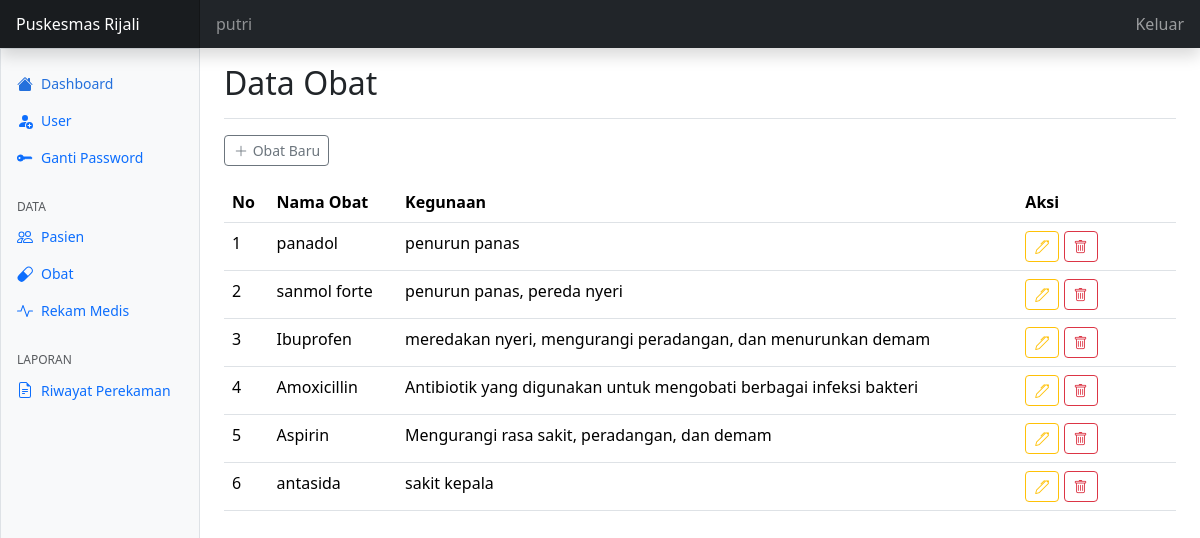
The page /obat/index.php (signed in) on the database its author committed.
### tables this page shows
CREATE TABLE `tbl_obat` (
  `id` int(11) NOT NULL,
  `nama` varchar(100) NOT NULL,
  `kegunaan` varchar(255) NOT NULL
);

### config.php (called while the page is built, shortened)
<?php
$main_url = "http://localhost/rekamedis/";

### obat/index.php (the view, shortened to what this page needs)
<?php
require "../config.php";
require "../template/header.php";
require "../template/navbar.php";
require "../template/sidebar.php";
?>
<main class="col-md-9 ms-sm-auto col-lg-10 px-md-4 min-vh-100">
  <div class="d-flex justify-content-between flex-wrap flex-md-nowrap align-items-center pt-3 pb-2 mb-3 border-bottom">
    <h1 class="h2">Data Obat</h1>
  </div>
  <a href="<?= $main_url ?>obat/tambah-obat.php" class="btn btn-outline-secondary btn-sm mb-3" title="Tambah Obat Baru"><i class="bi bi-plus-lg align-top"></i> Obat Baru</a>
  <table class="table table-responsive table-hover" id="myTable">
    <thead>
      <tr>
        <th>No</th>
        <th>Nama Obat</th>
        <th>Kegunaan</th>
        <th>Aksi</th>
      </tr>
    </thead>
    <tbody>
      <?php
      $no = 1;
      $queryObat = mysqli_query($koneksi, "SELECT * FROM tbl_obat");
        while ($obat = mysqli_fetch_assoc($queryObat)) { ?>
          <tr>
            <td><?= htmlspecialchars($no++); ?></td>
            <td><?= htmlspecialchars($obat['nama']); ?></td>
            <td><?= htmlspecialchars($obat['kegunaan']); ?></td>
            <td class= col-2>
              <a href="edit-obat.php?id=<?= htmlspecialchars($obat['id']); ?>" class="btn btn-sm btn-outline-warning" title="Edit Obat"><i class="bi bi-pen align-top"></i></a>
              <a href="proses-obat.php?id=<?= htmlspecialchars($obat['id']); ?>&aksi=hapus-obat" onclick="return confirm('Anda yakin mau menghapus obat ini?')" class="btn btn-sm btn-outline-danger" title="Hapus Obat"><i class="bi bi-trash align-top"></i></a>
            </td>
          </tr>
        <?php }?>
    </tbody>
  </table>
</main>
<?php
require "../template/footer.php";
?>

### asset/dashboard/dashboard.css (style rules this page uses)
.bi { display: inline-block; width: 1rem; height: 1rem; }

### template/header.php (style rules this page uses)
.bi { vertical-align: -.125em; fill: currentColor; }

### rows shown on the page
tbl_obat: nama "panadol", kegunaan "penurun panas"
tbl_obat: nama "sanmol forte", kegunaan "penurun panas, pereda nyeri"
tbl_obat: nama "Ibuprofen", kegunaan "meredakan nyeri, mengurangi peradangan, dan menurunkan demam"
tbl_obat: nama "Amoxicillin", kegunaan "Antibiotik yang digunakan untuk mengobati berbagai infeksi bakteri"
tbl_obat: nama "Aspirin", kegunaan "Mengurangi rasa sakit, peradangan, dan demam"
tbl_obat: nama "antasida", kegunaan "sakit kepala"
